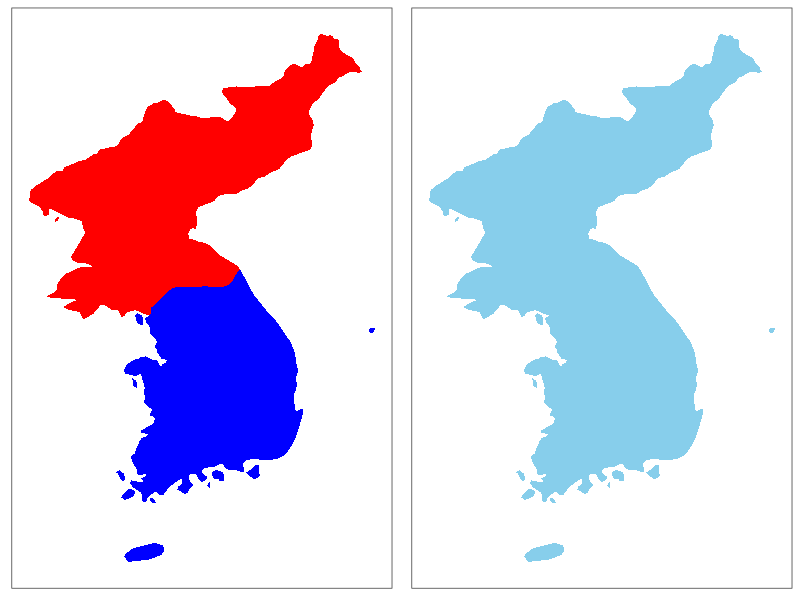

The R script that drew this image:
library(ggplot2)
library(dplyr)
library(gridExtra)

korea <-
  map_data('world') %>% 
  filter(region %in% c('North Korea','South Korea'))

united.korea <-
  korea %>%
  mutate(region = 'Korea')

clean.theme <-
  theme_bw() +
  theme(
    text = element_blank(),
    line = element_blank(),
    legend.position = 'none')

p1 <-
  ggplot(korea) +
  geom_polygon(aes(x=long, y=lat, group=group, fill=region), colour=NA) +
  scale_fill_manual(values=c('red','blue')) +
  clean.theme

p2 <-
  ggplot(united.korea) +
  geom_polygon(aes(x=long, y=lat, group=group, fill=region), colour=NA) +
  scale_fill_manual(values=c('skyblue')) +
  clean.theme

grid.arrange(p1, p2, ncol=2)

# facebook post : other answers
# https://www.facebook.com/groups/KoreaRUsers/permalink/1276993862433313/
